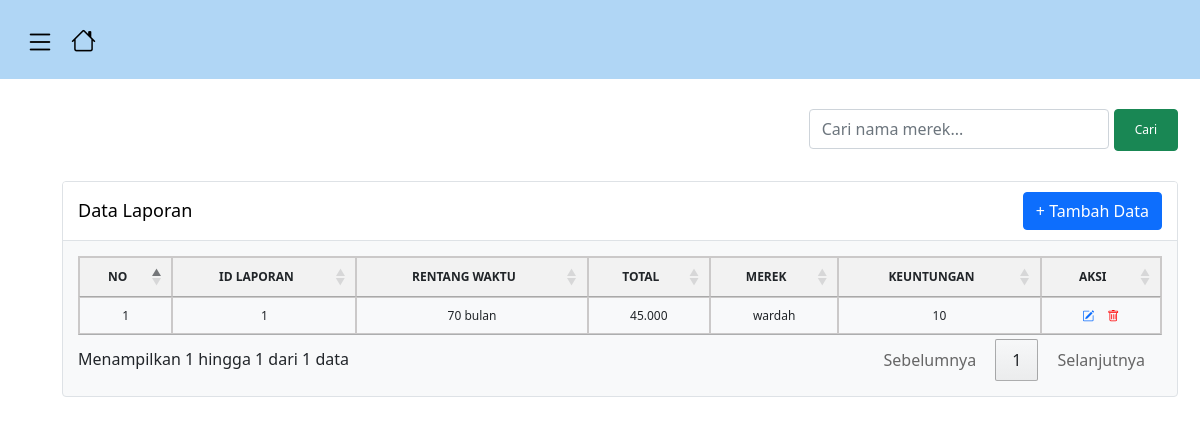
Page /admin/datalaporan/datalaporan.php on the committed database.
### tables this page shows
CREATE TABLE `tbl_laporan` (
  `id_laporan` int(11) NOT NULL,
  `rentang_waktu` int(11) NOT NULL,
  `total` decimal(15,0) NOT NULL,
  `merek` varchar(100) NOT NULL,
  `keuntungan` decimal(15,0) NOT NULL
);

### admin/datalaporan/datalaporan.php (the view, shortened to what this page needs)
<?php
include_once('../../koneksi.php');
$search = isset($_GET['search']) ? $_GET['search'] : '';
?>
<!doctype html>
<html lang="en">
<head>
    <link href="../../assets/css/bootstrap.min.css" rel="stylesheet">
    <link href="../../assets/css/admin.css" rel="stylesheet">
    <link href="https://cdn.jsdelivr.net/npm/bootstrap-icons/font/bootstrap-icons.css" rel="stylesheet">
    <link rel="stylesheet" type="text/css" href="https://cdn.datatables.net/1.11.5/css/jquery.dataTables.min.css">
</head>
<body>
    <header>
        <div class="container-1" style="display: flex; align-items: center; margin-left: 10px;">
            <button class="sidebar-toggler btn btn-outline-light" onclick="toggleSidebar()" style="border: none; padding: 0; background: transparent; width: auto; height: auto; margin-right: 10px;">
                <i class="bi bi-list" style="font-size: 30px; color: black;" id="openSidebar"></i>
            </button>
            <button class="site-title" onclick="window.location.href='../index.php';" style="margin: 0; border: none;  background: transparent;">
                <i class="bi bi-house"></i>
            </button>
        </div>
    </header>
    <div class="container">
        <div class="d-flex justify-content-between d-f" style="margin-top: 10px;">
            <form method="GET" action="" class="d-flex">
                <input type="text" name="search" class="form-control" value="<?php echo htmlspecialchars($search); ?>" placeholder="Cari nama merek..."
                    style="width: 300px; height: 40px; margin-top: 20px; margin-right: 5px;">
                <button type="submit" class="btn btn-success">Cari</button>
            </form>
        </div>
        <div class="card">
            <div class="card-header d-flex align-items-center justify-content-between">
                <span>Data Laporan</span>
                <a href="tambahlaporan.php?aksi=tambah" class="btn btn-primary">+ Tambah Data</a>
            </div>
            <div class="scrollable-table">
                <div class="card-body">
                    <div class="table-responsive">
                        <table id="produkTable">
                            <thead>
                                <tr>
                                    <th class="text-center">NO</th>
                                    <th class="text-center">ID LAPORAN</th>
                                    <th class="text-center">RENTANG WAKTU</th>
                                    <th class="text-center">TOTAL</th>
                                    <th class="text-center">MEREK</th>
                                    <th class="text-center">KEUNTUNGAN</th>
                                    <th class="text-center">AKSI</th>
                                </tr>
                            </thead>
                            <tbody>
                                <?php
                                $search = isset($_GET['search']) ? $_GET['search'] : '';
                                if ($search) {
                                    $query = "SELECT * FROM tbl_laporan WHERE merek LIKE '%$search%'";
                                } else {
                                    $query = "SELECT * FROM tbl_laporan";
                                }
                                $data = mysqli_query($koneksi, $query);
                                $no = 1;
                                while ($a = mysqli_fetch_array($data)) {
                                ?>
                                    <tr>
                                        <td class="text-center"><?php echo $no++; ?></td>
                                        <td><?php echo htmlspecialchars($a['id_laporan']); ?></td>
                                        <td><?php echo htmlspecialchars($a['rentang_waktu']) . " bulan"; ?></td>
                                        <td><?php echo htmlspecialchars(number_format($a['total'], 0, ',', '.'), ENT_QUOTES, 'UTF-8'); ?></td>
                                        <td><?php echo htmlspecialchars($a['merek']); ?></td>
                                        <td><?php echo htmlspecialchars(number_format($a['keuntungan'], 0, ',', '.'), ENT_QUOTES, 'UTF-8'); ?></td>
                                        <td style="text-align: center; vertical-align: middle;">
                                            <a href="editlaporan.php?id_laporan=<?php echo urlencode($a['id_laporan']); ?>&aksi=ubah" style="display: inline-block; margin: 0 5px; font-size: 12px;">
                                                <i class="bi bi-pencil-square" style="margin-left: 5px;"></i>
                                            </a>
                                            <a href="proseslaporan.php?id_laporan=<?php echo urlencode($a['id_laporan']); ?>&proses=proseshapus"
                                                onclick="return confirm('Apakah Anda yakin ingin menghapus data ini?');" style="display: inline-block; margin: 0 5px; font-size: 12px;">
                                                <i class="bi bi-trash" width="9" height="9" style="color: red; margin-right: 5px;"></i>
                                            </a>
                                        </td>
                                    </tr>
                                <?php } ?>
                            </tbody>
                        </table>
                    </div>
                </div>
            </div>
        </div>
</body>
</html>

### assets/css/admin.css (style rules this page uses)
body { min-height: 100vh; min-height: -webkit-fill-available; margin: 0; overflow-y: auto; }
html { height: -webkit-fill-available; }
.sidebar-toggler { cursor: pointer; font-size: 30px; color: #000; }
.container { margin-left: 50px; z-index: 1; position: relative; }
header { background-color: #B0D6F5;; padding: 15px; justify-content: flex-start; position: sticky; top: 0; z-index: 5 }
.site-title { font-size: 25px; font-weight: bold; color: #000; margin-left: 50px; }
.bi { vertical-align: -.125em; pointer-events: none; fill: currentColor; }
.card { background-color: #f8f9fa; border: 1px solid #dee2e6; margin-bottom: 20px; margin-top: 30px; width: auto; }
.card-header { background-color: #fff; color: black; padding: 10px 15px; font-size: 18px; border-bottom: 1px solid #dee2e6; }
.card-body { padding: 15px; }
table { width: 100%; border-collapse: collapse; border: 1px solid rgb(203, 201, 201); }
th, td { text-align: center; vertical-align: middle; border: 1px solid rgb(203, 201, 201); padding: 8px; text-align: left; }
th { background-color: #f2f2f2; }

### admin/datalaporan/datalaporan.php (style rules this page uses)
.btn-success { margin-top: 20px; font-size: 12px; width: 20x; height: 35px; padding: 20px; display: flex; justify-content: center; align-items: center; }
body { min-height: 100vh; min-height: -webkit-fill-available; margin: 0; overflow-y: auto; overflow-x: hidden; }
html { height: -webkit-fill-available; overflow-x: hidden; }
.table-responsive { overflow-x: unset !important; }
.dataTables_wrapper table.dataTable th { font-size: 12px !important; text-align: center !important; vertical-align: middle !important; }
.dataTables_wrapper table.dataTable td { font-size: 12px !important; text-align: center !important; vertical-align: middle !important; }

### rows in the picture
tbl_laporan: id_laporan "1", rentang_waktu "70", total "45.000", merek "wardah", keuntungan "10"
